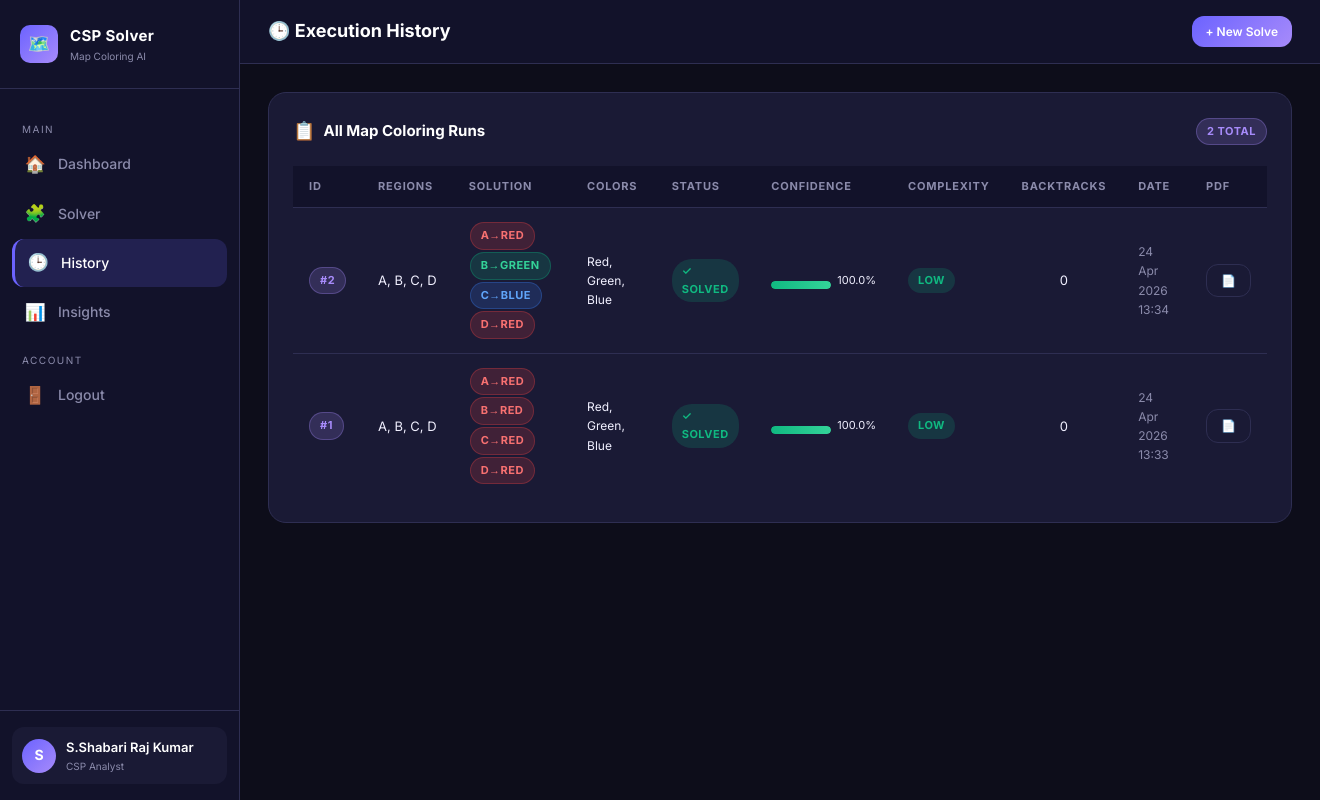
Screenshot of /history (signed in) with the database file from the repository.
### models.py (models this page shows, shortened)
class User(db.Model):
    __tablename__ = "users"
    id         = db.Column(db.Integer, primary_key=True)
    name       = db.Column(db.String(120), nullable=False)
    username   = db.Column(db.String(80), unique=True, nullable=False)
    password   = db.Column(db.String(256), nullable=False)
    created_at = db.Column(db.DateTime, default=datetime.utcnow)
    executions = db.relationship("MapExecution", backref="user", lazy=True,
                                 cascade="all, delete-orphan")

class MapExecution(db.Model):
    __tablename__ = "map_executions"
    id               = db.Column(db.Integer, primary_key=True)
    user_id          = db.Column(db.Integer, db.ForeignKey("users.id"), nullable=False)
    regions_json     = db.Column(db.Text, nullable=False)   # ["A","B","C"]
    neighbors_json   = db.Column(db.Text, nullable=False)   # {"A":["B"],...}
    colors_json      = db.Column(db.Text, nullable=False)   # ["Red","Green","Blue"]
    solution_json    = db.Column(db.Text, nullable=True)    # {"A":"Red",...}
    confidence_score = db.Column(db.Float, default=0.0)
    complexity_label = db.Column(db.String(40), default="")
    backtracks       = db.Column(db.Integer, default=0)
    elapsed_ms       = db.Column(db.Float, default=0.0)
    success          = db.Column(db.Boolean, default=False)
    timestamp        = db.Column(db.DateTime, default=datetime.utcnow)
    @property
    def regions(self):
        return json.loads(self.regions_json)
    @property
    def colors(self):
        return json.loads(self.colors_json)
    @property
    def solution(self):
        return json.loads(self.solution_json) if self.solution_json else {}

### app.py (the view)
@app.route("/history")
@login_required
def history():
    user = current_user()
    page = request.args.get("page", 1, type=int)
    executions = (MapExecution.query
                  .filter_by(user_id=user.id)
                  .order_by(MapExecution.timestamp.desc())
                  .paginate(page=page, per_page=10, error_out=False))
    return render_template("history.html", user=user, executions=executions)

### app.py (called while the page is built)
def login_required(f):
    @wraps(f)
    def decorated(*args, **kwargs):
        if "user_id" not in session:
            flash("Please log in to continue.", "warning")
            return redirect(url_for("login"))
        return f(*args, **kwargs)
    return decorated

def current_user():
    if "user_id" in session:
        return User.query.get(session["user_id"])
    return None

### templates/history.html (shortened to what this page needs)
<!DOCTYPE html>
<html lang="en">
<head>
<link rel="stylesheet" href="{{ url_for('static', filename='css/style.css') }}">
</head>
<body>
<div class="app-layout">
  <aside class="sidebar">
    <div class="sidebar-brand">
      <div class="brand-icon">🗺️</div>
      <div><div class="brand-name">CSP Solver</div><div class="brand-sub">Map Coloring AI</div></div>
    </div>
    <nav class="sidebar-nav">
      <div class="nav-label">Main</div>
      <a href="/dashboard" class="nav-item"><span class="nav-icon">🏠</span><span>Dashboard</span></a>
      <a href="/solver"    class="nav-item"><span class="nav-icon">🧩</span><span>Solver</span></a>
      <a href="/history"   class="nav-item active"><span class="nav-icon">🕒</span><span>History</span></a>
      <a href="/insights"  class="nav-item"><span class="nav-icon">📊</span><span>Insights</span></a>
      <div class="nav-label">Account</div>
      <a href="/logout"    class="nav-item"><span class="nav-icon">🚪</span><span>Logout</span></a>
    </nav>
    <div class="sidebar-footer">
      <div class="user-chip">
        <div class="user-avatar">{{ user.name[0]|upper }}</div>
        <div class="user-info"><div class="user-name">{{ user.name }}</div><div class="user-role">CSP Analyst</div></div>
      </div>
    </div>
  </aside>
  <div class="main-content">
    <header class="topbar">
      <div class="topbar-title">🕒 Execution History</div>
      <div class="topbar-right">
        <a href="/solver" class="btn btn-primary btn-sm">+ New Solve</a>
      </div>
    </header>
    <main class="page-content">
      <div class="card">
        <div class="card-header">
          <div class="card-title"><span class="icon">📋</span>All Map Coloring Runs</div>
          <span class="badge badge-purple">{{ executions.total }} total</span>
        </div>
        {% if executions.items %}
        <div class="table-wrap">
          <table class="data-table">
            <thead>
              <tr>
                <th>ID</th>
                <th>Regions</th>
                <th>Solution</th>
                <th>Colors</th>
                <th>Status</th>
                <th>Confidence</th>
                <th>Complexity</th>
                <th>Backtracks</th>
                <th>Date</th>
                <th>PDF</th>
              </tr>
            </thead>
            <tbody>
              {% for ex in executions.items %}
              <tr>
                <td><span class="badge badge-purple">#{{ ex.id }}</span></td>
                <td style="max-width:160px;white-space:nowrap;overflow:hidden;text-overflow:ellipsis;">
                  {{ ex.regions|join(', ') }}
                </td>
                <td style="max-width:180px;font-size:12px;color:var(--text-muted);">
                  {% if ex.solution %}
                    {% for r,c in ex.solution.items() %}
                      <span class="badge badge-{{ c|lower }}" style="margin:1px;">{{ r }}→{{ c }}</span>
                    {% endfor %}
                  {% else %}—{% endif %}
                </td>
                <td style="font-size:12px;">{{ ex.colors|join(', ') }}</td>
                <td>
                  <span class="badge {{ 'badge-success' if ex.success else 'badge-danger' }}">
                    {{ '✓ Solved' if ex.success else '✗ Failed' }}
                  </span>
                </td>
                <td>
                  <div style="display:flex;align-items:center;gap:6px;">
                    <div class="progress" style="width:60px;">
                      <div class="progress-bar {{ 'success' if ex.confidence_score>=70 else 'warning' }}"
                           style="width:{{ ex.confidence_score }}%;"></div>
                    </div>
                    <span style="font-size:11px;">{{ ex.confidence_score }}%</span>
                  </div>
                </td>
                <td>
                  {% set lbl = ex.complexity_label %}
                  <span class="badge {{ 'badge-success' if 'LOW' in lbl else ('badge-warning' if 'MED' in lbl else 'badge-danger') }}">
                    {{ lbl.split()[0] if lbl else '—' }}
                  </span>
                </td>
                <td style="text-align:center;">{{ ex.backtracks }}</td>
                <td style="font-size:12px;color:var(--text-muted);">
                  {{ ex.timestamp.strftime('%d %b %Y %H:%M') }}
                </td>
                <td>
                  <a href="/generate_report/{{ ex.id }}" class="btn btn-outline btn-sm" target="_blank">📄</a>
                </td>
              </tr>
              {% endfor %}
            </tbody>
          </table>
        </div>
        {% else %}
        <div style="text-align:center;padding:60px;color:var(--text-muted);">
          <div style="font-size:56px;margin-bottom:14px;">🗂️</div>
          <p style="font-size:16px;margin-bottom:8px;">No history yet.</p>
          <a href="/solver" class="btn btn-primary" style="margin-top:10px;">Start Solving →</a>
        </div>
        {% endif %}
      </div>
    </main>
  </div>
</div>
</body>
</html>

### rows the page displays
User: name "S", name "S.Shabari Raj Kumar"
MapExecution: id "2", regions "A, B, C, D", solution "A" "B" "C" "D", solution "RED" "GREEN" "BLUE" "RED", colors "Red, Green, Blue", success "✓ SOLVED", confidence_score "100.0", complexity_label "LOW", backtracks "0", timestamp "24 Apr 2026 13:34"
MapExecution: id "1", regions "A, B, C, D", solution "A" "B" "C" "D", solution "RED" "RED" "RED" "RED", colors "Red, Green, Blue", success "✓ SOLVED", confidence_score "100.0", complexity_label "LOW", backtracks "0", timestamp "24 Apr 2026 13:33"

### other values shown
{{ executions.total }} "2"
